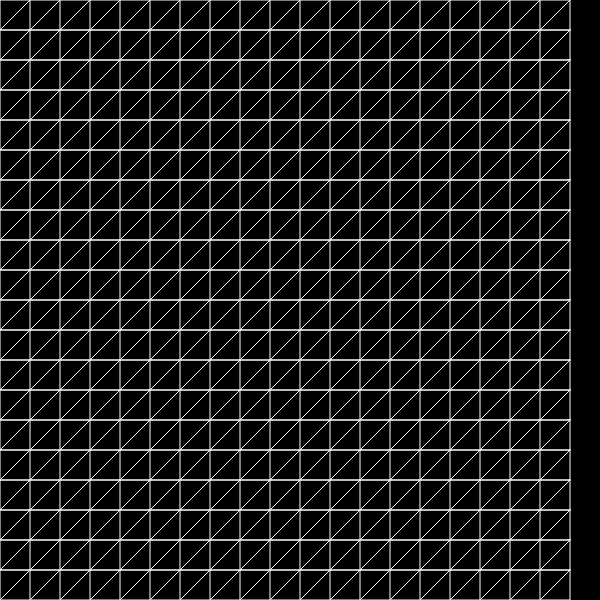
Frame 1 (no input)
Frame 60 (no input): identical to frame 1, image omitted
Frame 120 (the mouse pressed at the canvas centre since frame 60): identical to frame 1, image omitted

The p5.js sketch that drew this single still picture (run headless with seeded random() and noise() and a simulated clock; from frame 60 on, the mouse is pressed at the canvas centre):

// p5.js sketch
// ── sketch.js
/*******************************************************************************
 * Polywave - trying to capture a trangular mesh that morphs and squishes.
 * WORK IN PROGRESS
 *
 * Michael Ruppe
 * Feb 2020
 *
 * long description
 ******************************************************************************/

let scl = 30;
let rows, cols;


function setup() {
  createCanvas(600, 600);
  background(0);

  cols = width / scl;
  rows = height / scl;

}

function draw() {
  let x = 0, y=0;
  background(0);
  stroke(255); noFill();
  for (let y = 0; y < rows; y++){
    beginShape(TRIANGLE_STRIP);
    for (let x = 0; x < cols; x++){
      // rect(x*scl,y*scl,scl,scl);
      vertex(x*scl,y*scl);
      vertex(x*scl,(y+1)*scl);
    }
    endShape();
  }

}
